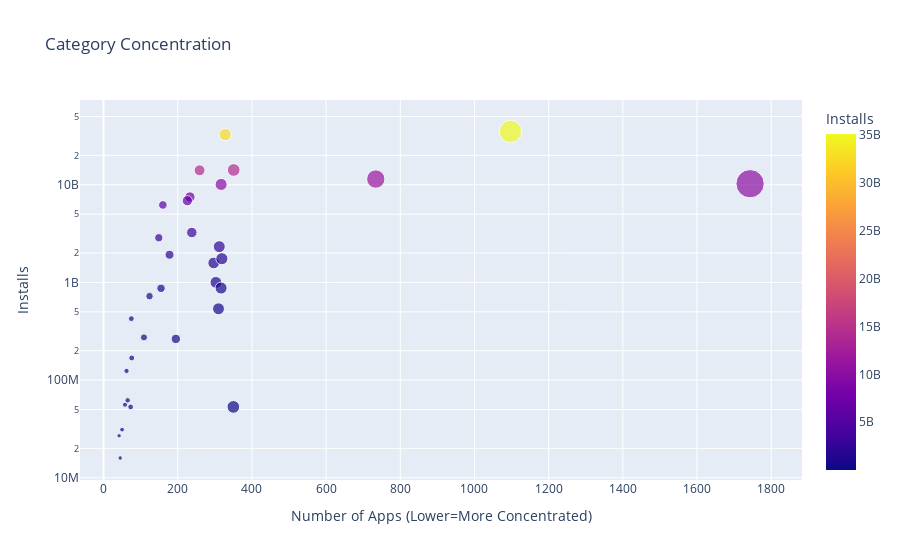

Notebook source saved alongside this figure:
### Markdown cell above
### Category Concentration - Downloads vs. Competition

**Challenge**: 
* First, create a DataFrame that has the number of apps in one column and the number of installs in another:

<img src=https://imgur.com/uQRSlXi.png width="350">

* Then use the [plotly express examples from the documentation](https://plotly.com/python/line-and-scatter/) alongside the [.scatter() API reference](https://plotly.com/python-api-reference/generated/plotly.express.scatter.html)to create scatter plot that looks like this. 

<img src=https://imgur.com/cHsqh6a.png>

*Hint*: Use the size, hover_name and color parameters in .scatter(). To scale the yaxis, call .update_layout() and specify that the yaxis should be on a log-scale like so: yaxis=dict(type='log')

### Code cell
cat_number = df_apps_clean.groupby('Category').agg({'App': pd.Series.count})
cat_merged_df = pd.merge(cat_number, category_installs, on='Category', how="inner")
print(f'The dimensions of the DataFrame are: {cat_merged_df.shape}')
cat_merged_df.sort_values('Installs', ascending=False)
scatter = px.scatter(cat_merged_df, # data
                    x='App', # column name
                    y='Installs',
                    title='Category Concentration',
                    size='App',
                    hover_name=cat_merged_df.index,
                    color='Installs')
 
scatter.update_layout(xaxis_title="Number of Apps (Lower=More Concentrated)",
                      yaxis_title="Installs",
                      yaxis=dict(type='log'))
 
scatter.show()

### Figure 1 — Plotly figure (JSON) as saved in the notebook; plotly's stock layout.template omitted (floating-point values rounded to 4 significant figures)
{"data": [{"hovertemplate": "<b>%{hovertext}</b><br><br>App=%{marker.size}<br>Installs=%{marker.color}<extra></extra>", "hovertext": ["ART_AND_DESIGN", "AUTO_AND_VEHICLES", "BEAUTY", "BOOKS_AND_REFERENCE", "BUSINESS", "COMICS", "COMMUNICATION", "DATING", "EDUCATION", "ENTERTAINMENT", "EVENTS", "FAMILY", "FINANCE", "FOOD_AND_DRINK", "GAME", "HEALTH_AND_FITNESS", "HOUSE_AND_HOME", "LIBRARIES_AND_DEMO", "LIFESTYLE", "MAPS_AND_NAVIGATION", "MEDICAL", "NEWS_AND_MAGAZINES", "PARENTING", "PERSONALIZATION", "PHOTOGRAPHY", "PRODUCTIVITY", "SHOPPING", "SOCIAL", "SPORTS", "TOOLS", "TRAVEL_AND_LOCAL", "VIDEO_PLAYERS", "WEATHER"], "legendgroup": "", "marker": {"color": [124233100, 53129800, 26916200, 1921291655, 1001768120, 56036100, 32647241530, 264295110, 871352000, 2869160000, 15949410, 10257676490, 876549400, 273777750, 35085862717, 1583056220, 168582000, 62083000, 537431120, 724267560, 53205576, 7496210650, 31116110, 2325341930, 10088243130, 14176070180, 3247831540, 14069841475, 1751131465, 11450724500, 6868859300, 6221897200, 426096500], "coloraxis": "coloraxis", "size": [62, 73, 42, 178, 303, 58, 328, 195, 155, 149, 45, 1743, 317, 109, 1097, 297, 76, 65, 310, 124, 350, 233, 50, 312, 317, 351, 238, 259, 319, 734, 226, 160, 75], "sizemode": "area", "sizeref": 4.357, "symbol": "circle"}, "mode": "markers", "name": "", "orientation": "v", "showlegend": false, "type": "scatter", "x": [62, 73, 42, 178, 303, 58, 328, 195, 155, 149, 45, 1743, 317, 109, 1097, 297, 76, 65, 310, 124, 350, 233, 50, 312, 317, 351, 238, 259, 319, 734, 226, 160, 75], "xaxis": "x", "y": [124233100, 53129800, 26916200, 1921291655, 1001768120, 56036100, 32647241530, 264295110, 871352000, 2869160000, 15949410, 10257676490, 876549400, 273777750, 35085862717, 1583056220, 168582000, 62083000, 537431120, 724267560, 53205576, 7496210650, 31116110, 2325341930, 10088243130, 14176070180, 3247831540, 14069841475, 1751131465, 11450724500, 6868859300, 6221897200, 426096500], "yaxis": "y"}], "layout": {"coloraxis": {"colorbar": {"title": {"text": "Installs"}}, "colorscale": [[0, "#0d0887"], [0.1111, "#46039f"], [0.2222, "#7201a8"], [0.3333, "#9c179e"], [0.4444, "#bd3786"], [0.5556, "#d8576b"], [0.6667, "#ed7953"], [0.7778, "#fb9f3a"], [0.8889, "#fdca26"], [1, "#f0f921"]]}, "legend": {"itemsizing": "constant", "tracegroupgap": 0}, "title": {"text": "Category Concentration"}, "xaxis": {"anchor": "y", "domain": [0, 1], "title": {"text": "Number of Apps (Lower=More Concentrated)"}}, "yaxis": {"anchor": "x", "domain": [0, 1], "title": {"text": "Installs"}, "type": "log"}}}
